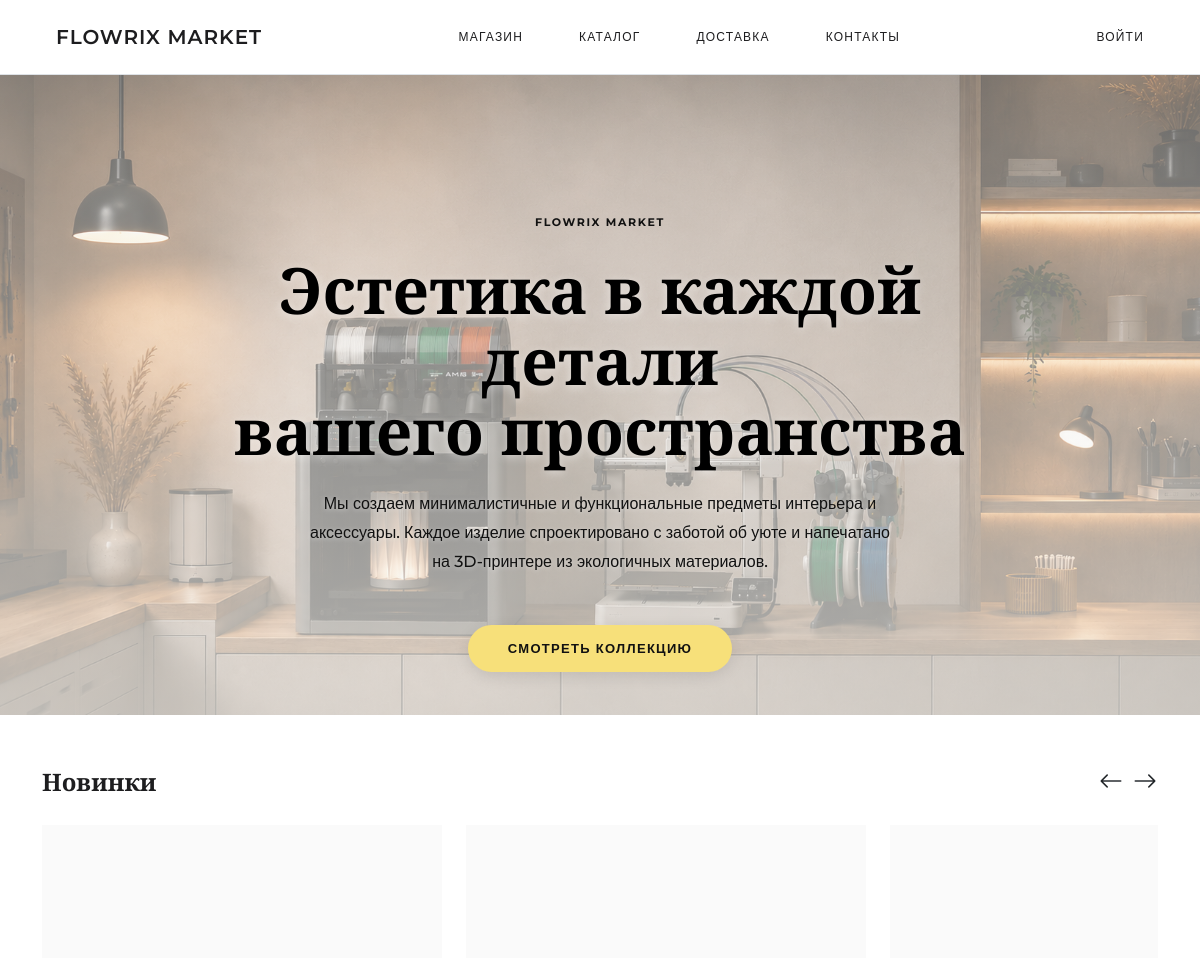
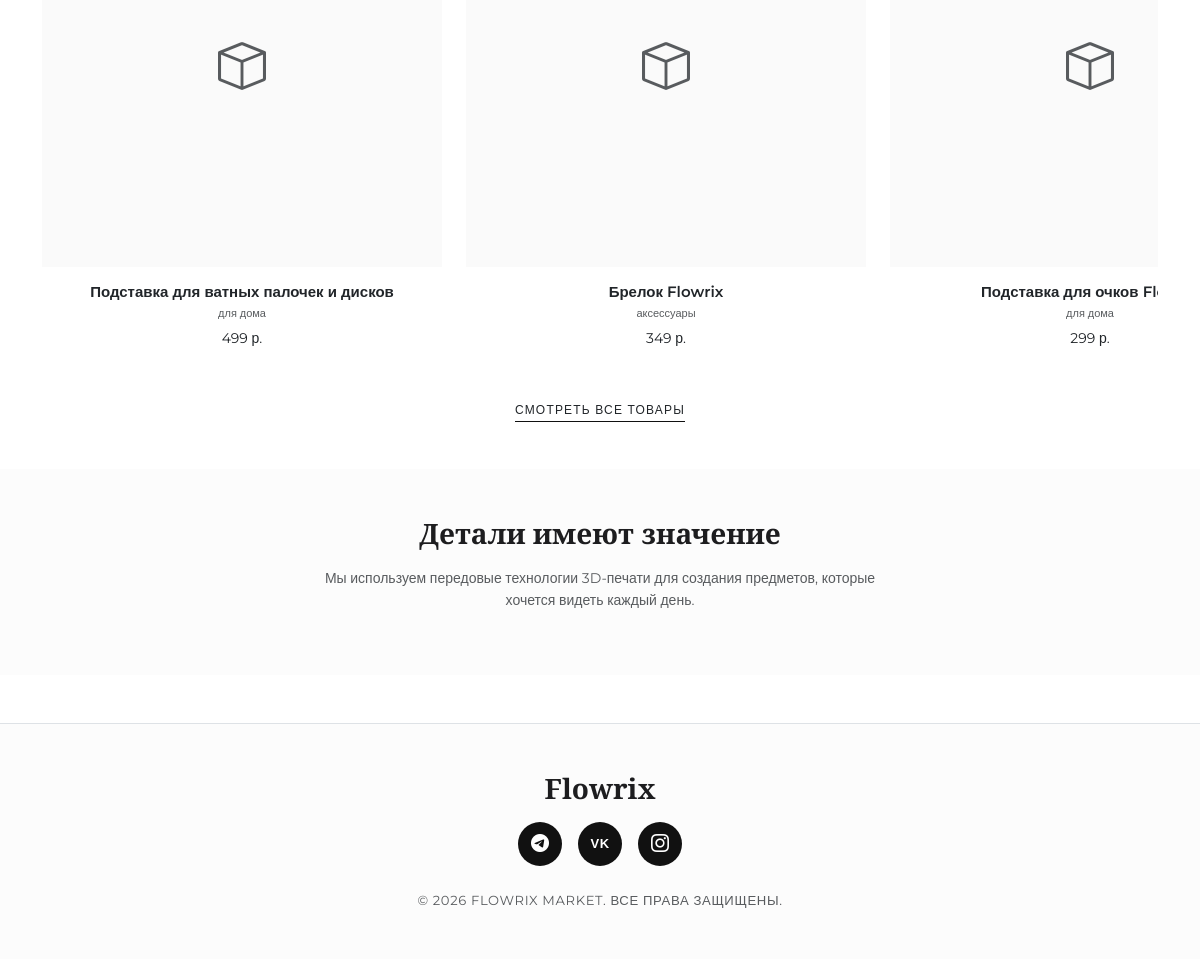
The page / on the database its author committed (2 pictures, top to bottom).
### models.py (models this page shows, shortened)
class Product(db.Model):
    __tablename__ = "products"
    id = db.Column(db.Integer, primary_key=True)
    name = db.Column(db.String(128), nullable=False)
    description = db.Column(db.Text, nullable=True)
    price = db.Column(db.Numeric(10, 2), nullable=False)
    image_filename = db.Column(db.String(256), nullable=True)
    category = db.Column(db.String(64), nullable=True)
    is_available = db.Column(db.Boolean, default=True, nullable=False)
    created_at = db.Column(db.DateTime, default=datetime.utcnow)
    order_items = db.relationship("OrderItem", back_populates="product")
    images = db.relationship("ProductImage", back_populates="product", cascade="all, delete-orphan")
    @property
    def price_float(self) -> float:
        return float(self.price)

### routes/products.py (the view)
@products_bp.route("/")
def home():
    featured = Product.query.filter_by(is_available=True).order_by(
        Product.created_at.desc()
    ).limit(4).all()
    return render_template("home.html", featured=featured)

### main.py (called while the page is built)
def _ensure_admin():
    from models import User
    try:
        first_user = User.query.order_by(User.id.asc()).first()
        if first_user and first_user.role != "admin":
            first_user.role = "admin"
            db.session.commit()
            print(f"User {first_user.username} promoted to Admin")
    except Exception as e:
        print(f"Admin promotion error: {e}")
        db.session.rollback()

### templates/home.html (shortened to what this page needs)
{% extends "base.html" %}
{% block content %}
<section class="d-flex align-items-center justify-content-center text-center position-relative" style="min-height: 80vh; overflow: hidden; background-color: #f7f6f2;">
  <div class="position-absolute w-100 h-100 hero-background"></div>
  <div class="position-absolute w-100 h-100" style="background: linear-gradient(to bottom, rgba(247, 246, 242, 0.2), rgba(247, 246, 242, 0.6));"></div>
  <div class="container position-relative z-1 pt-4 pt-md-5 mt-4 mt-md-5" data-aos="fade-up" style="max-width: 800px;">
    <p class="text-uppercase mb-4 fw-bold" style="letter-spacing: 0.15em; font-size: 11px; color: #111;">Flowrix Market</p>
    <h1 class="font-serif mb-4" style="font-size: clamp(40px, 6vw, 64px); line-height: 1.1; color: #000; text-shadow: 0 2px 10px rgba(255,255,255,0.5);">
      Эстетика в каждой детали<br>вашего пространства
    </h1>
    <p class="mb-5 mx-auto fw-medium" style="font-size: 16px; color: #111; max-width: 600px; line-height: 1.8; text-shadow: 0 1px 5px rgba(255,255,255,0.5);">
      Мы создаем минималистичные и функциональные предметы интерьера и аксессуары. Каждое изделие спроектировано с заботой об уюте и напечатано на 3D-принтере из экологичных материалов.
    </p>
    <a href="{{ url_for('products.index') }}" class="btn btn-accent" style="background-color: #f7e07a; color: #111; box-shadow: 0 4px 15px rgba(0,0,0,0.1);">
      Смотреть коллекцию
    </a>
  </div>
</section>
{% if featured %}
<section class="py-5 bg-white position-relative overflow-hidden">
  <div class="container">
    <div class="d-flex align-items-center justify-content-between mb-4" data-aos="fade-up">
      <h3 class="font-serif mb-0 fs-4">Новинки</h3>
      <div class="d-flex gap-2">
        <button id="scrollLeftBtn" class="btn btn-link text-dark p-0 text-decoration-none fs-4"><i class="bi bi-arrow-left"></i></button>
        <button id="scrollRightBtn" class="btn btn-link text-dark p-0 text-decoration-none fs-4"><i class="bi bi-arrow-right"></i></button>
      </div>
    </div>
    <div id="productCarousel" class="d-flex overflow-auto gap-4 pb-4 pe-4" style="scroll-snap-type: x mandatory; scroll-behavior: smooth; -webkit-overflow-scrolling: touch;">
      {% for product in featured %}
        <div class="flex-shrink-0" style="width: 90vw; max-width: 400px; scroll-snap-align: start;" data-aos="fade-up" data-aos-delay="{{ loop.index * 50 }}">
          <div class="product-card text-center">
            <a href="{{ url_for('products.detail', product_id=product.id) }}" class="text-decoration-none">
              <div class="img-wrapper mb-3 bg-surface d-flex align-items-center justify-content-center overflow-hidden" style="aspect-ratio: 1;">
              </div>
              <h5 class="text-dark mb-1" style="font-size: 15px;">{{ product.name }}</h5>
              <div class="category text-muted mb-1" style="font-size: 11px;">{{ product.category or "Без категории" }}</div>
              <div class="price text-dark">{{ "%.0f"|format(product.price_float) }} р.</div>
            </a>
          </div>
        </div>
      {% endfor %}
    </div>
    <div class="text-center mt-4" data-aos="fade-up">
      <a href="{{ url_for('products.index') }}" class="text-dark text-uppercase text-decoration-none" style="font-size: 12px; letter-spacing: 0.1em; border-bottom: 1px solid #111; padding-bottom: 4px;">
        Смотреть все товары
      </a>
    </div>
  </div>
</section>
{% endif %}
<section class="py-5" style="background-color: #fcfcfc;">
  <div class="container text-center" style="max-width: 600px;" data-aos="fade-up">
    <h3 class="font-serif mb-3">Детали имеют значение</h3>
    <p class="text-muted" style="font-size: 14px;">Мы используем передовые технологии 3D-печати для создания предметов, которые хочется видеть каждый день.</p>
  </div>
</section>
{% endblock %}

### static/css/style.css (style rules this page uses)
:root { --color-primary: #111111; --color-secondary: #f0f0f0; --color-bg: #ffffff; --color-surface: #fafafa; --color-border: #e6e6e6; --color-text: #1d1d1f; --color-muted: #86868b; --color-accent: #f7e07a; --font-main: 'Montserrat', sans-serif; --font-heading: 'Playfair Display', serif; --radius-sm: 4px; --radius-md: 8px; --radius-pill: 50px; }
body { font-family: var(--font-main); background-color: var(--color-bg); color: var(--color-text); line-height: 1.6; font-size: 15px; font-weight: 400; -webkit-font-smoothing: antialiased; }
h1, h2, h3, h4, h5, h6, .font-serif { font-family: var(--font-heading); font-weight: 600; }
.btn-accent { background-color: var(--color-accent); color: var(--color-primary); border: none; padding: 14px 40px; border-radius: var(--radius-pill); font-weight: 600; font-size: 13px; text-transform: uppercase; letter-spacing: 0.1em; transition: all 0.3s; }
.product-card { text-align: center; transition: all 0.3s ease; background: transparent; border: none; }
.product-card .img-wrapper { background: var(--color-surface); margin-bottom: 1.5rem; overflow: hidden; }
.product-card h5 { font-family: var(--font-main); font-weight: 600; font-size: 16px; margin-bottom: 0.5rem; color: var(--color-primary); }
.product-card .category { font-size: 12px; color: var(--color-muted); margin-bottom: 0.5rem; text-transform: lowercase; }
.product-card .price { font-size: 14px; color: var(--color-primary); }
.bg-surface { background-color: var(--color-surface); }

### templates/home.html (style rules this page uses)
#productCarousel { -ms-overflow-style: none; scrollbar-width: none; }

### rows shown on the page
Product: name "Подставка для ватных палочек и дисков", category "для дома", price_float "499"
Product: name "Брелок Flowrix", category "аксессуары", price_float "349"
Product: name "Подставка для очков…", category "для дома", price_float "299"
